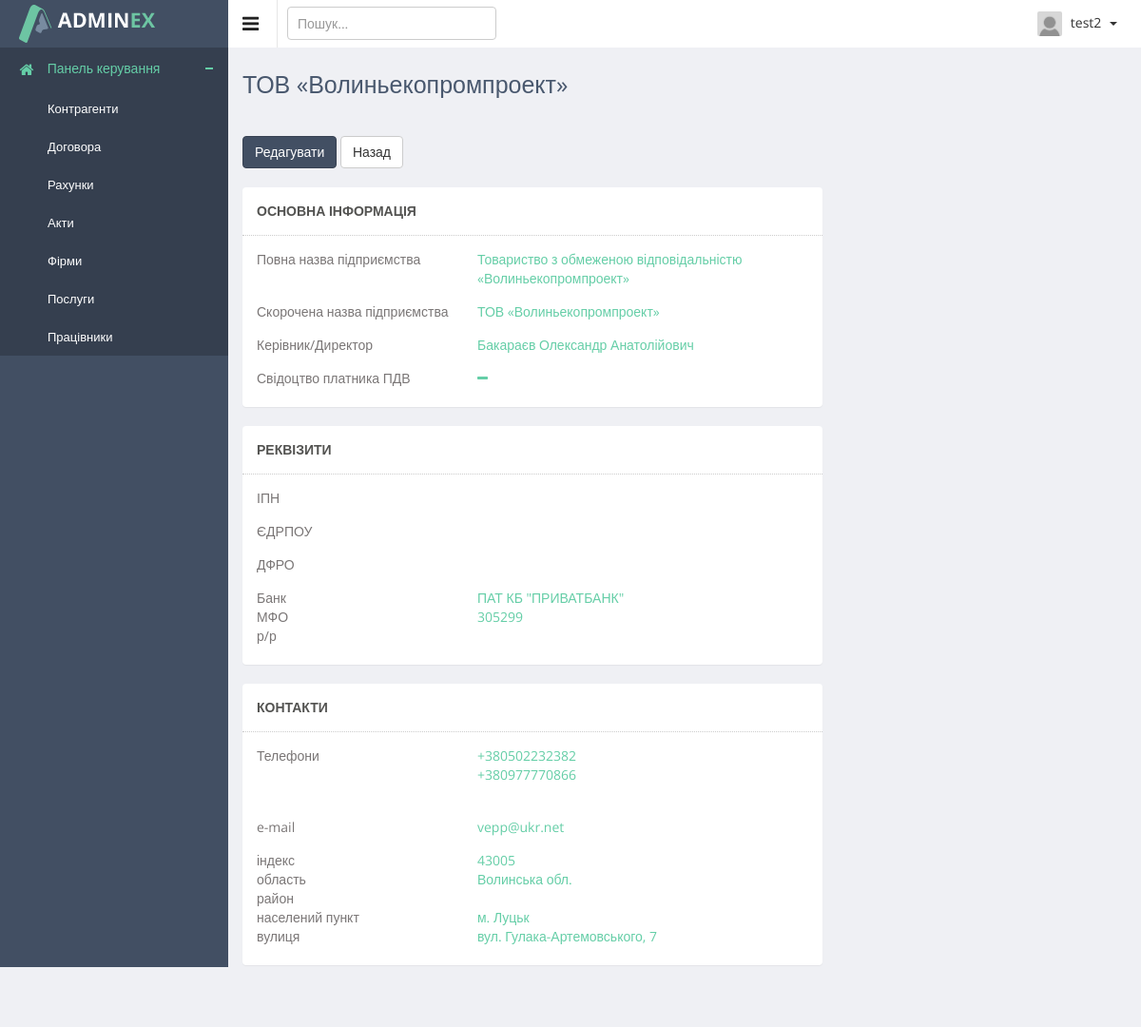
/crm/firm/read/1/ (signed in), run on an earlier commit of the app's database.
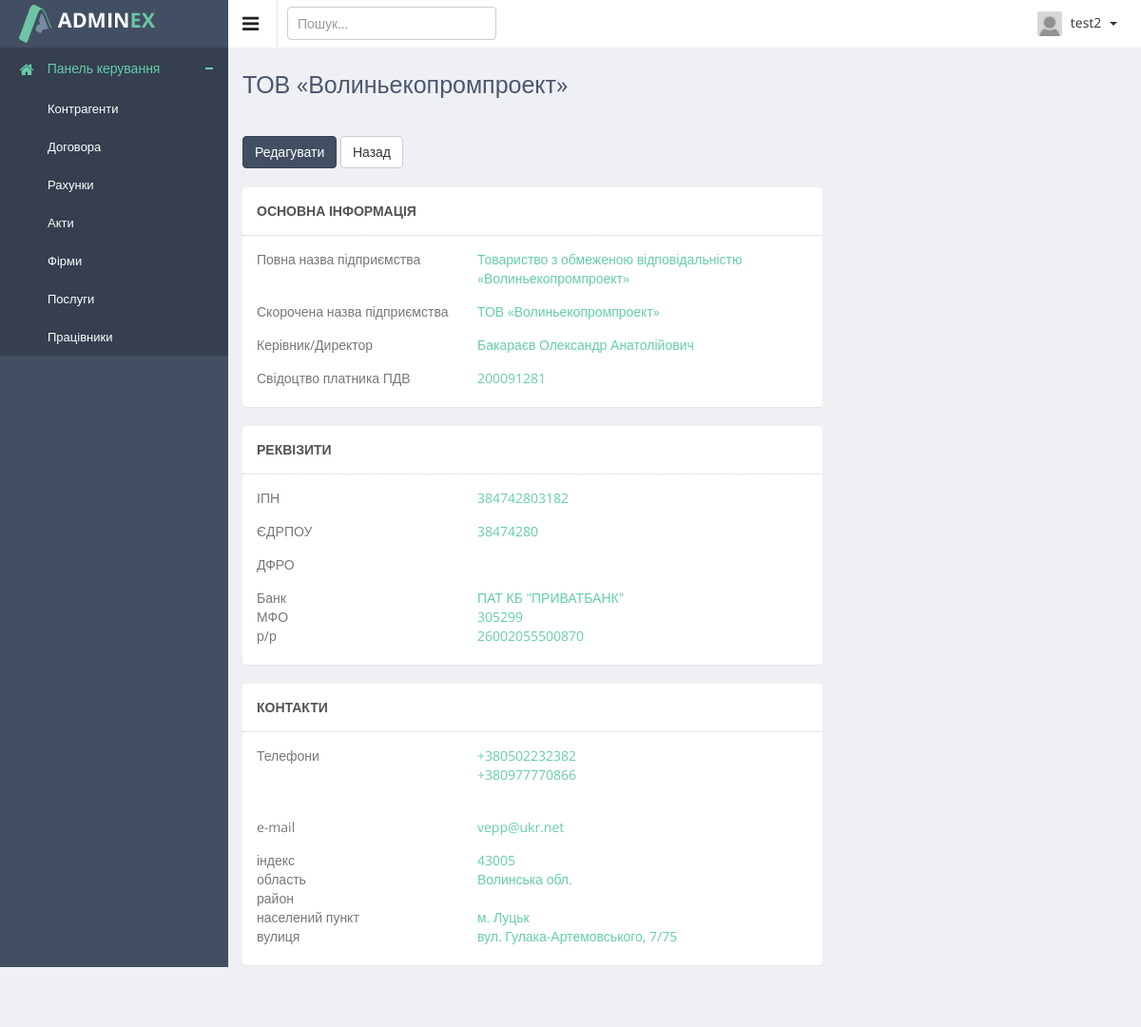
And on a later commit of the database.
### crmapp/models.py (models this page shows, shortened)
class Firm(models.Model):
    full_name = models.CharField(verbose_name='повна назва підприємства', max_length=150)
    short_name = models.CharField(verbose_name='скорочена назва підприєства', max_length=80)
    inn = models.CharField(verbose_name='ідентификаційний номер', max_length=15, blank=True)
    edrpoy = models.CharField(verbose_name='єдрпоу', max_length=10, blank=True)
    dfro = models.CharField(verbose_name='дфро', max_length=15, blank=True)
    payment_account = models.CharField(verbose_name='розрахунковий рахунок', max_length=20, blank=True)
    bank = models.ForeignKey(Bank, on_delete=models.PROTECT, verbose_name='банк', default='')
    cert_vat = models.CharField(verbose_name='свідоцтво платника пдв', max_length=15, blank=True)
    dir_name = models.CharField(verbose_name='директор', max_length=150, blank=True)
    phone1 = models.CharField(verbose_name='номер телефона', max_length=16, blank=True)
    phone2 = models.CharField(verbose_name='номер телефона', max_length=16, blank=True)
    phone3 = models.CharField(verbose_name='номер телефона', max_length=16, blank=True)
    email = models.EmailField(verbose_name='email', max_length=100, blank=True)
    zipcode = models.PositiveIntegerField(verbose_name='поштовий індекс', default=0)
    country = models.CharField(verbose_name='країна', max_length=20, default='Україна')
    region = models.CharField(verbose_name='область', max_length=50, default='Волинська обл.')
    district = models.CharField(verbose_name='район', max_length=50, blank=True)
    town = models.CharField(verbose_name='населений пункт', max_length=50, blank=True)
    address = models.CharField(verbose_name='адреса', max_length=50, blank=True)

class Bank(models.Model):
    name = models.CharField(verbose_name='назва банку', max_length=50)
    mfo = models.PositiveIntegerField(verbose_name='мфо', unique=True)
    def __str__(self):
        return self.name

### crmapp/views.py (the view)
# urls.py: re_path(r'^firm/read/(?P<firm_pk>\d+)/$', crmapp.firm_read_view, name='firm_read'),
@login_required
@user_passes_test(lambda user: user.is_assistant or user.is_superuser or user.is_dir)
def firm_read_view(request, firm_pk):
    firm = get_object_or_404(Firm, pk=firm_pk)
    title = firm.short_name
    context = {
        'title': title,
        'object': firm,
    }
    return render(request, 'crmapp/firm_detail.html', context)

### adminapp/templatetags/tags.py (called while the page is built)
@register.filter
def default_avatar(string):
    if not string:
        string = 'users_avatars/gravatar.png'
    new_string = f'{URL_PREFIX}{string}'
    return new_string

### authapp/models.py (called while the page is built)
    def __str__(self):
        return self.username

### crmapp/templates/crmapp/firm_detail.html (shortened to what the changed rows need)
{% extends 'mainapp/base.html' %}
{% load staticfiles %}
{% load tags %}
{% block container %}
<br>
<div class="row">
    <div class="col-lg-8">
        <section class="panel">
            <div class="panel-body">
                <ul class="p-info">
                    <li>
                        <div class="title">Повна назва підприємства</div>
                        <div class="desk">{{ object.full_name }}</div>
                    </li>
                    <li>
                        <div class="title">Скорочена назва підприємства</div>
                        <div class="desk">{{ object.short_name }}</div>
                    </li>
                    <li>
                        <div class="title">Керівник/Директор</div>
                        <div class="desk">{{ object.dir_name }}</div>
                    </li>
                    <li>
                        <div class="title">Свідоцтво платника ПДВ</div>
                        {% if object.cert_vat %}
                        <div class="desk">{{ object.cert_vat }}</div>
                        {% else %}
                        <div class="desk"><i class="fa fa-minus"></i></div>
                        {% endif %}
                    </li>
                </ul>
            </div>
        </section>
    </div>
    <div class="col-lg-8">
        <section class="panel">
            <div class="panel-body">
                <ul class="p-info">
                    <li>
                        <div class="title">ІПН</div>
                        <div class="desk">{{ object.inn }}</div>
                    </li>
                    <li>
                        <div class="title">ЄДРПОУ</div>
                        <div class="desk">{{ object.edrpoy }}</div>
                    </li>
                    <li>
                        <div class="title">Банк</div>
                        <div class="desk">{{ object.bank }}</div>
                        <div class="title">МФО</div>
                        <div class="desk">{{ object.bank.mfo }}</div>
                        <div class="title">р/р</div>
                        <div class="desk">{{ object.payment_account }}</div>
                    </li>
                </ul>
            </div>
        </section>
    </div>
    <div class="col-lg-8">
        <section class="panel">
            <div class="panel-body">
                <ul class="p-info">
                    <li>
                        <div class="title">Телефони</div>
                        <div class="desk">{{ object.phone1 }}</div>
                        <div class="title">&nbsp;</div>
                        <div class="desk">{{ object.phone2 }}</div>
                        <div class="title">&nbsp;</div>
                    </li>
                    <li>
                        <div class="title">e-mail</div>
                        <div class="desk">{{ object.email }}</div>
                    </li>
                    <li>
                        <div class="title">індекс</div>
                        <div class="desk">{{ object.zipcode }}</div>
                        <div class="title">область</div>
                        <div class="desk">{{ object.region }}</div>
                        <div class="title">район</div>
                        {% if  object.district %}
                            <div class="desk">{{ object.district }}</div>
                        {% else %}
                            <div class="desk">&nbsp;</div>
                        {% endif %}
                        <div class="title">населений пункт</div>
                        <div class="desk">{{ object.town }}</div>
                        <div class="title">вулиця</div>
                        <div class="desk">{{ object.address }}</div>
                    </li>
                </ul>
            </div>
        </section>
    </div>
</div>
{% endblock %}

### mainapp/templates/mainapp/base.html (shortened to what this page needs)
<!DOCTYPE html>
{% load staticfiles %}
<html lang="en">
<head>
    {% block css %}
    <link rel="stylesheet" type="text/css" href="{% static '/js/bootstrap-datepicker/css/datepicker-custom.css' %}"/>
    <link rel="stylesheet" type="text/css" href="{% static '/js/bootstrap-timepicker/css/timepicker.css' %}"/>
    <link rel="stylesheet" type="text/css" href="{% static '/js/bootstrap-colorpicker/css/colorpicker.css' %}"/>
    <link rel="stylesheet" type="text/css" href="{% static '/js/bootstrap-daterangepicker/daterangepicker-bs3.css' %}"/>
    <link rel="stylesheet" type="text/css" href="{% static '/js/bootstrap-datetimepicker/css/datetimepicker-custom.css' %}"/>
    <link href="{% static '/js/iCheck/skins/minimal/minimal.css' %}" rel="stylesheet">
    <link href="{% static '/js/iCheck/skins/minimal/red.css' %}" rel="stylesheet">
    <link href="{% static '/js/iCheck/skins/minimal/green.css' %}" rel="stylesheet">
    <link href="{% static '/js/iCheck/skins/minimal/blue.css' %}" rel="stylesheet">
    <link href="{% static '/js/iCheck/skins/minimal/yellow.css' %}" rel="stylesheet">
    <link href="{% static '/js/iCheck/skins/minimal/purple.css' %}" rel="stylesheet">
    <link href="{% static '/js/iCheck/skins/square/square.css' %}" rel="stylesheet">
    <link href="{% static '/js/iCheck/skins/square/red.css' %}" rel="stylesheet">
    <link href="{% static '/js/iCheck/skins/square/blue.css' %}" rel="stylesheet">
    <link href="{% static '/js/iCheck/skins/square/green.css' %}" rel="stylesheet">
    <link href="{% static '/js/iCheck/skins/square/yellow.css' %}" rel="stylesheet">
    <link href="{% static '/js/iCheck/skins/square/purple.css' %}" rel="stylesheet">
    <link href="{% static '/js/iCheck/skins/flat/grey.css' %}" rel="stylesheet">
    <link href="{% static '/js/iCheck/skins/flat/red.css' %}" rel="stylesheet">
    <link href="{% static '/js/iCheck/skins/flat/green.css' %}" rel="stylesheet">
    <link href="{% static '/js/iCheck/skins/flat/blue.css' %}" rel="stylesheet">
    <link href="{% static '/js/iCheck/skins/flat/yellow.css' %}" rel="stylesheet">
    <link href="{% static '/js/iCheck/skins/flat/purple.css' %}" rel="stylesheet">
    <link href="{% static '/css/clndr.css' %}" rel="stylesheet">
    <link href="{% static '/css/style.css' %}" rel="stylesheet">
    <link href="{% static '/css/style-responsive.css' %}" rel="stylesheet">
    {% endblock %}
</head>
<body class="sticky-header">
<section>
    <div class="left-side sticky-left-side">
        <div class="logo">
            {% if user.is_dir or user.is_assistant %}
            <a href="{% url 'crm:main_crm' %}">
                <img src="{% static '/images/logo.png' %}" alt="">
            </a>
            {% elif user.is_superuser %}
            <a href="{% url 'admin:admin' %}">
                <img src="{% static '/images/logo.png' %}" alt="">
            </a>
            {% else %}
            <a href="{% url 'main' %}">
                <img src="{% static '/images/logo.png' %}" alt="">
            </a>
            {% endif %}
        </div>
        <div class="left-side-inner">
            {% include 'mainapp/includes/inc_left_menu.html' %}
        </div>
    </div>
    <div class="main-content" >
        <div class="header-section">
            <a class="toggle-btn"><i class="fa fa-bars"></i></a>
            <form class="searchform" action="#" method="post">
                <input type="text" class="form-control" name="keyword" placeholder="Пошук..."/>
            </form>
            <div class="menu-right">
                {% include 'mainapp/includes/inc_right_menu.html' %}
            </div>
        </div>
        <div class="page-heading">
            <h3>{{ title }}</h3>
        </div>
        <div class="wrapper">
            {% block container %}
            {% endblock %}
        </div>
    </div>
</section>
</body>
</html>

What changed in the data, as far as the page shows it:
changed Firm "ТОВ «Волиньекопромпроект»": cert_vat (not shown) → "200091281"; inn (not shown) → "384742803182"; edrpoy (not shown) → "38474280"; payment_account (not shown) → "26002055500870"; address "вул. Гулака-Артемовського, 7" → "вул. Гулака-Артемовського, 7/75"
